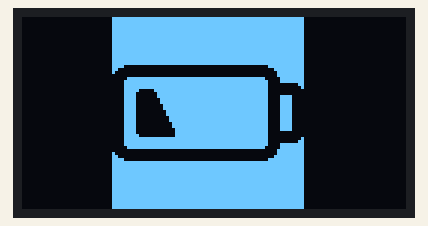
Simulated run of this sketch. Board: Arduino Uno, built with avr-gcc and run on an emulated ATmega328P. On the bench: 128×64 one-colour display.

Above: at 0.1 s.
At 5.2 s:
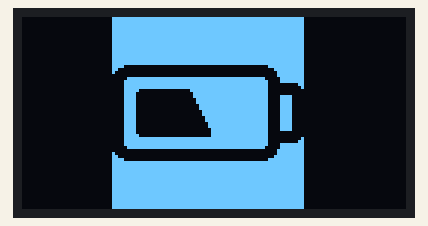
At 10.2 s:
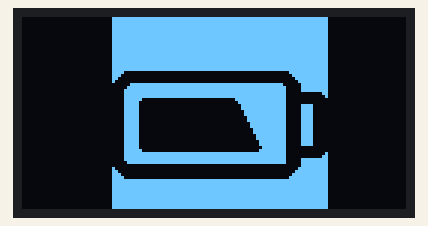
At 15.2 s:
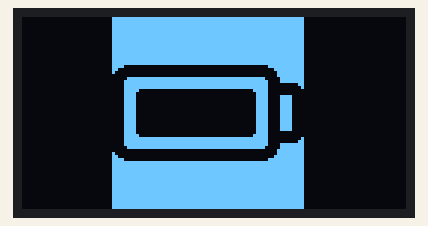

The sketch:

Tugas_Prak_MCU_10.2_sidiq_done.ino
```cpp
#include <SPI.h>
#include <Wire.h>
#include <Adafruit_GFX.h>
#include <Adafruit_SSD1306.h>

#define SCREEN_WIDTH 128 // OLED display lebar dalam piksel
#define SCREEN_HEIGHT 64 // OLED display tinggi dalam piksel

// Declaration for an SSD1306 display connected to I2C (SDA, SCL pins)
#define OLED_RESET     -1 // Reset pin # (or -1 if sharing Arduino reset pin)
Adafruit_SSD1306 display(SCREEN_WIDTH, SCREEN_HEIGHT, &Wire, OLED_RESET);

//global variabel untuk membuat tulisan rata tengah
byte panjang, lebar;
int16_t  x, y;
uint16_t w, h;

// 'duaLimaa', 64x64px
const unsigned char duaLimaa [] PROGMEM = {
	0xff, 0xff, 0xff, 0xff, 0xff, 0xff, 0xff, 0xff, 0xff, 0xff, 0xff, 0xff, 0xff, 0xff, 0xff, 0xff,
	0xff, 0xff, 0xff, 0xff, 0xff, 0xff, 0xff, 0xff, 0xff, 0xff, 0xff, 0xff, 0xff, 0xff, 0xff, 0xff,
	0xff, 0xff, 0xff, 0xff, 0xff, 0xff, 0xff, 0xff, 0xff, 0xff, 0xff, 0xff, 0xff, 0xff, 0xff, 0xff,
	0xff, 0xff, 0xff, 0xff, 0xff, 0xff, 0xff, 0xff, 0xff, 0xff, 0xff, 0xff, 0xff, 0xff, 0xff, 0xff,
	0xff, 0xff, 0xff, 0xff, 0xff, 0xff, 0xff, 0xff, 0xff, 0xff, 0xff, 0xff, 0xff, 0xff, 0xff, 0xff,
	0xff, 0xff, 0xff, 0xff, 0xff, 0xff, 0xff, 0xff, 0xff, 0xff, 0xff, 0xff, 0xff, 0xff, 0xff, 0xff,
	0xff, 0xff, 0xff, 0xff, 0xff, 0xff, 0xff, 0xff, 0xff, 0xff, 0xff, 0xff, 0xff, 0xff, 0xff, 0xff,
	0xff, 0xff, 0xff, 0xff, 0xff, 0xff, 0xff, 0xff, 0xff, 0xff, 0xff, 0xff, 0xff, 0xff, 0xff, 0xff,
	0xf0, 0x00, 0x00, 0x00, 0x00, 0x00, 0x0f, 0xff, 0xc0, 0x00, 0x00, 0x00, 0x00, 0x00, 0x03, 0xff,
	0x80, 0x00, 0x00, 0x00, 0x00, 0x00, 0x01, 0xff, 0x00, 0x00, 0x00, 0x00, 0x00, 0x00, 0x01, 0xff,
	0x07, 0xff, 0xff, 0xff, 0xff, 0xff, 0xe0, 0xff, 0x0f, 0xff, 0xff, 0xff, 0xff, 0xff, 0xf0, 0xff,
	0x0f, 0xff, 0xff, 0xff, 0xff, 0xff, 0xf0, 0x03, 0x0f, 0xff, 0xff, 0xff, 0xff, 0xff, 0xf0, 0x01,
	0x0f, 0x83, 0xff, 0xff, 0xff, 0xff, 0xf0, 0x00, 0x0f, 0x01, 0xff, 0xff, 0xff, 0xff, 0xf0, 0x00,
	0x0f, 0x01, 0xff, 0xff, 0xff, 0xff, 0xf0, 0xf0, 0x0f, 0x00, 0xff, 0xff, 0xff, 0xff, 0xf0, 0xf0,
	0x0f, 0x00, 0xff, 0xff, 0xff, 0xff, 0xf0, 0xf0, 0x0f, 0x00, 0x7f, 0xff, 0xff, 0xff, 0xf0, 0xf0,
	0x0f, 0x00, 0x7f, 0xff, 0xff, 0xff, 0xf0, 0xf0, 0x0f, 0x00, 0x3f, 0xff, 0xff, 0xff, 0xf0, 0xf0,
	0x0f, 0x00, 0x3f, 0xff, 0xff, 0xff, 0xf0, 0xf0, 0x0f, 0x00, 0x1f, 0xff, 0xff, 0xff, 0xf0, 0xf0,
	0x0f, 0x00, 0x1f, 0xff, 0xff, 0xff, 0xf0, 0xf0, 0x0f, 0x00, 0x0f, 0xff, 0xff, 0xff, 0xf0, 0xf0,
	0x0f, 0x00, 0x0f, 0xff, 0xff, 0xff, 0xf0, 0xf0, 0x0f, 0x00, 0x07, 0xff, 0xff, 0xff, 0xf0, 0xf0,
	0x0f, 0x00, 0x07, 0xff, 0xff, 0xff, 0xf0, 0x00, 0x0f, 0x80, 0x07, 0xff, 0xff, 0xff, 0xf0, 0x00,
	0x0f, 0xff, 0xff, 0xff, 0xff, 0xff, 0xf0, 0x01, 0x0f, 0xff, 0xff, 0xff, 0xff, 0xff, 0xf0, 0x03,
	0x0f, 0xff, 0xff, 0xff, 0xff, 0xff, 0xf0, 0xff, 0x07, 0xff, 0xff, 0xff, 0xff, 0xff, 0xe0, 0xff,
	0x00, 0x00, 0x00, 0x00, 0x00, 0x00, 0x01, 0xff, 0x80, 0x00, 0x00, 0x00, 0x00, 0x00, 0x01, 0xff,
	0xc0, 0x00, 0x00, 0x00, 0x00, 0x00, 0x03, 0xff, 0xf0, 0x00, 0x00, 0x00, 0x00, 0x00, 0x0f, 0xff,
	0xff, 0xff, 0xff, 0xff, 0xff, 0xff, 0xff, 0xff, 0xff, 0xff, 0xff, 0xff, 0xff, 0xff, 0xff, 0xff,
	0xff, 0xff, 0xff, 0xff, 0xff, 0xff, 0xff, 0xff, 0xff, 0xff, 0xff, 0xff, 0xff, 0xff, 0xff, 0xff,
	0xff, 0xff, 0xff, 0xff, 0xff, 0xff, 0xff, 0xff, 0xff, 0xff, 0xff, 0xff, 0xff, 0xff, 0xff, 0xff,
	0xff, 0xff, 0xff, 0xff, 0xff, 0xff, 0xff, 0xff, 0xff, 0xff, 0xff, 0xff, 0xff, 0xff, 0xff, 0xff,
	0xff, 0xff, 0xff, 0xff, 0xff, 0xff, 0xff, 0xff, 0xff, 0xff, 0xff, 0xff, 0xff, 0xff, 0xff, 0xff,
	0xff, 0xff, 0xff, 0xff, 0xff, 0xff, 0xff, 0xff, 0xff, 0xff, 0xff, 0xff, 0xff, 0xff, 0xff, 0xff,
	0xff, 0xff, 0xff, 0xff, 0xff, 0xff, 0xff, 0xff, 0xff, 0xff, 0xff, 0xff, 0xff, 0xff, 0xff, 0xff,
	0xff, 0xff, 0xff, 0xff, 0xff, 0xff, 0xff, 0xff, 0xff, 0xff, 0xff, 0xff, 0xff, 0xff, 0xff, 0xff
};

// 'limaPuluhh', 64x64px
const unsigned char limaPuluhh [] PROGMEM = {
	0xff, 0xff, 0xff, 0xff, 0xff, 0xff, 0xff, 0xff, 0xff, 0xff, 0xff, 0xff, 0xff, 0xff, 0xff, 0xff,
	0xff, 0xff, 0xff, 0xff, 0xff, 0xff, 0xff, 0xff, 0xff, 0xff, 0xff, 0xff, 0xff, 0xff, 0xff, 0xff,
	0xff, 0xff, 0xff, 0xff, 0xff, 0xff, 0xff, 0xff, 0xff, 0xff, 0xff, 0xff, 0xff, 0xff, 0xff, 0xff,
	0xff, 0xff, 0xff, 0xff, 0xff, 0xff, 0xff, 0xff, 0xff, 0xff, 0xff, 0xff, 0xff, 0xff, 0xff, 0xff,
	0xff, 0xff, 0xff, 0xff, 0xff, 0xff, 0xff, 0xff, 0xff, 0xff, 0xff, 0xff, 0xff, 0xff, 0xff, 0xff,
	0xff, 0xff, 0xff, 0xff, 0xff, 0xff, 0xff, 0xff, 0xff, 0xff, 0xff, 0xff, 0xff, 0xff, 0xff, 0xff,
	0xff, 0xff, 0xff, 0xff, 0xff, 0xff, 0xff, 0xff, 0xff, 0xff, 0xff, 0xff, 0xff, 0xff, 0xff, 0xff,
	0xff, 0xff, 0xff, 0xff, 0xff, 0xff, 0xff, 0xff, 0xff, 0xff, 0xff, 0xff, 0xff, 0xff, 0xff, 0xff,
	0xf0, 0x00, 0x00, 0x00, 0x00, 0x00, 0x0f, 0xff, 0xc0, 0x00, 0x00, 0x00, 0x00, 0x00, 0x03, 0xff,
	0x80, 0x00, 0x00, 0x00, 0x00, 0x00, 0x01, 0xff, 0x00, 0x00, 0x00, 0x00, 0x00, 0x00, 0x01, 0xff,
	0x07, 0xff, 0xff, 0xff, 0xff, 0xff, 0xe0, 0xff, 0x0f, 0xff, 0xff, 0xff, 0xff, 0xff, 0xf0, 0xff,
	0x0f, 0xff, 0xff, 0xff, 0xff, 0xff, 0xf0, 0x03, 0x0f, 0xff, 0xff, 0xff, 0xff, 0xff, 0xf0, 0x01,
	0x0f, 0x80, 0x00, 0x3f, 0xff, 0xff, 0xf0, 0x00, 0x0f, 0x00, 0x00, 0x1f, 0xff, 0xff, 0xf0, 0x00,
	0x0f, 0x00, 0x00, 0x1f, 0xff, 0xff, 0xf0, 0xf0, 0x0f, 0x00, 0x00, 0x0f, 0xff, 0xff, 0xf0, 0xf0,
	0x0f, 0x00, 0x00, 0x0f, 0xff, 0xff, 0xf0, 0xf0, 0x0f, 0x00, 0x00, 0x07, 0xff, 0xff, 0xf0, 0xf0,
	0x0f, 0x00, 0x00, 0x07, 0xff, 0xff, 0xf0, 0xf0, 0x0f, 0x00, 0x00, 0x03, 0xff, 0xff, 0xf0, 0xf0,
	0x0f, 0x00, 0x00, 0x03, 0xff, 0xff, 0xf0, 0xf0, 0x0f, 0x00, 0x00, 0x01, 0xff, 0xff, 0xf0, 0xf0,
	0x0f, 0x00, 0x00, 0x01, 0xff, 0xff, 0xf0, 0xf0, 0x0f, 0x00, 0x00, 0x00, 0xff, 0xff, 0xf0, 0xf0,
	0x0f, 0x00, 0x00, 0x00, 0xff, 0xff, 0xf0, 0xf0, 0x0f, 0x00, 0x00, 0x00, 0x7f, 0xff, 0xf0, 0xf0,
	0x0f, 0x00, 0x00, 0x00, 0x7f, 0xff, 0xf0, 0x00, 0x0f, 0x80, 0x00, 0x00, 0x7f, 0xff, 0xf0, 0x00,
	0x0f, 0xff, 0xff, 0xff, 0xff, 0xff, 0xf0, 0x01, 0x0f, 0xff, 0xff, 0xff, 0xff, 0xff, 0xf0, 0x03,
	0x0f, 0xff, 0xff, 0xff, 0xff, 0xff, 0xf0, 0xff, 0x07, 0xff, 0xff, 0xff, 0xff, 0xff, 0xe0, 0xff,
	0x00, 0x00, 0x00, 0x00, 0x00, 0x00, 0x01, 0xff, 0x80, 0x00, 0x00, 0x00, 0x00, 0x00, 0x01, 0xff,
	0xc0, 0x00, 0x00, 0x00, 0x00, 0x00, 0x03, 0xff, 0xf0, 0x00, 0x00, 0x00, 0x00, 0x00, 0x0f, 0xff,
	0xff, 0xff, 0xff, 0xff, 0xff, 0xff, 0xff, 0xff, 0xff, 0xff, 0xff, 0xff, 0xff, 0xff, 0xff, 0xff,
	0xff, 0xff, 0xff, 0xff, 0xff, 0xff, 0xff, 0xff, 0xff, 0xff, 0xff, 0xff, 0xff, 0xff, 0xff, 0xff,
	0xff, 0xff, 0xff, 0xff, 0xff, 0xff, 0xff, 0xff, 0xff, 0xff, 0xff, 0xff, 0xff, 0xff, 0xff, 0xff,
	0xff, 0xff, 0xff, 0xff, 0xff, 0xff, 0xff, 0xff, 0xff, 0xff, 0xff, 0xff, 0xff, 0xff, 0xff, 0xff,
	0xff, 0xff, 0xff, 0xff, 0xff, 0xff, 0xff, 0xff, 0xff, 0xff, 0xff, 0xff, 0xff, 0xff, 0xff, 0xff,
	0xff, 0xff, 0xff, 0xff, 0xff, 0xff, 0xff, 0xff, 0xff, 0xff, 0xff, 0xff, 0xff, 0xff, 0xff, 0xff,
	0xff, 0xff, 0xff, 0xff, 0xff, 0xff, 0xff, 0xff, 0xff, 0xff, 0xff, 0xff, 0xff, 0xff, 0xff, 0xff,
	0xff, 0xff, 0xff, 0xff, 0xff, 0xff, 0xff, 0xff, 0xff, 0xff, 0xff, 0xff, 0xff, 0xff, 0xff, 0xff
};

// 'tujuhLimaa', 72x72px
const unsigned char tujuhLimaa [] PROGMEM = {
	0xff, 0xff, 0xff, 0xff, 0xff, 0xff, 0xff, 0xff, 0xff, 0xff, 0xff, 0xff, 0xff, 0xff, 0xff, 0xff,
	0xff, 0xff, 0xff, 0xff, 0xff, 0xff, 0xff, 0xff, 0xff, 0xff, 0xff, 0xff, 0xff, 0xff, 0xff, 0xff,
	0xff, 0xff, 0xff, 0xff, 0xff, 0xff, 0xff, 0xff, 0xff, 0xff, 0xff, 0xff, 0xff, 0xff, 0xff, 0xff,
	0xff, 0xff, 0xff, 0xff, 0xff, 0xff, 0xff, 0xff, 0xff, 0xff, 0xff, 0xff, 0xff, 0xff, 0xff, 0xff,
	0xff, 0xff, 0xff, 0xff, 0xff, 0xff, 0xff, 0xff, 0xff, 0xff, 0xff, 0xff, 0xff, 0xff, 0xff, 0xff,
	0xff, 0xff, 0xff, 0xff, 0xff, 0xff, 0xff, 0xff, 0xff, 0xff, 0xff, 0xff, 0xff, 0xff, 0xff, 0xff,
	0xff, 0xff, 0xff, 0xff, 0xff, 0xff, 0xff, 0xff, 0xff, 0xff, 0xff, 0xff, 0xff, 0xff, 0xff, 0xff,
	0xff, 0xff, 0xff, 0xff, 0xff, 0xff, 0xff, 0xff, 0xff, 0xff, 0xff, 0xff, 0xff, 0xff, 0xff, 0xff,
	0xff, 0xff, 0xff, 0xff, 0xff, 0xff, 0xff, 0xff, 0xff, 0xff, 0xff, 0xff, 0xff, 0xff, 0xff, 0xff,
	0xff, 0xff, 0xff, 0xff, 0xff, 0xff, 0xff, 0xff, 0xff, 0xff, 0xff, 0xff, 0xff, 0xff, 0xff, 0xff,
	0xff, 0xff, 0xf0, 0x00, 0x00, 0x00, 0x00, 0x00, 0x00, 0x1f, 0xff, 0xe0, 0x00, 0x00, 0x00, 0x00,
	0x00, 0x00, 0x0f, 0xff, 0xc0, 0x00, 0x00, 0x00, 0x00, 0x00, 0x00, 0x07, 0xff, 0x80, 0x00, 0x00,
	0x00, 0x00, 0x00, 0x00, 0x03, 0xff, 0x03, 0xff, 0xff, 0xff, 0xff, 0xff, 0xff, 0x81, 0xff, 0x07,
	0xff, 0xff, 0xff, 0xff, 0xff, 0xff, 0xc1, 0xff, 0x0f, 0xff, 0xff, 0xff, 0xff, 0xff, 0xff, 0xc1,
	0xff, 0x0f, 0xff, 0xff, 0xff, 0xff, 0xff, 0xff, 0xc0, 0x03, 0x0f, 0xff, 0xff, 0xff, 0xff, 0xff,
	0xff, 0xc0, 0x01, 0x0f, 0xc0, 0x00, 0x00, 0x00, 0x7f, 0xff, 0xc0, 0x00, 0x0f, 0x80, 0x00, 0x00,
	0x00, 0x3f, 0xff, 0xc0, 0x00, 0x0f, 0x80, 0x00, 0x00, 0x00, 0x1f, 0xff, 0xc1, 0xe0, 0x0f, 0x80,
	0x00, 0x00, 0x00, 0x1f, 0xff, 0xc1, 0xe0, 0x0f, 0x80, 0x00, 0x00, 0x00, 0x0f, 0xff, 0xc1, 0xe0,
	0x0f, 0x80, 0x00, 0x00, 0x00, 0x0f, 0xff, 0xc1, 0xe0, 0x0f, 0x80, 0x00, 0x00, 0x00, 0x07, 0xff,
	0xc1, 0xe0, 0x0f, 0x80, 0x00, 0x00, 0x00, 0x07, 0xff, 0xc1, 0xe0, 0x0f, 0x80, 0x00, 0x00, 0x00,
	0x03, 0xff, 0xc1, 0xe0, 0x0f, 0x80, 0x00, 0x00, 0x00, 0x03, 0xff, 0xc1, 0xe0, 0x0f, 0x80, 0x00,
	0x00, 0x00, 0x01, 0xff, 0xc1, 0xe0, 0x0f, 0x80, 0x00, 0x00, 0x00, 0x01, 0xff, 0xc1, 0xe0, 0x0f,
	0x80, 0x00, 0x00, 0x00, 0x00, 0xff, 0xc1, 0xe0, 0x0f, 0x80, 0x00, 0x00, 0x00, 0x00, 0xff, 0xc1,
	0xe0, 0x0f, 0x80, 0x00, 0x00, 0x00, 0x00, 0x7f, 0xc1, 0xe0, 0x0f, 0x80, 0x00, 0x00, 0x00, 0x00,
	0x7f, 0xc1, 0xe0, 0x0f, 0x80, 0x00, 0x00, 0x00, 0x00, 0x3f, 0xc0, 0x00, 0x0f, 0xc0, 0x00, 0x00,
	0x00, 0x00, 0x7f, 0xc0, 0x00, 0x0f, 0xff, 0xff, 0xff, 0xff, 0xff, 0xff, 0xc0, 0x01, 0x0f, 0xff,
	0xff, 0xff, 0xff, 0xff, 0xff, 0xc0, 0x03, 0x0f, 0xff, 0xff, 0xff, 0xff, 0xff, 0xff, 0xc1, 0xff,
	0x07, 0xff, 0xff, 0xff, 0xff, 0xff, 0xff, 0xc1, 0xff, 0x00, 0x00, 0x00, 0x00, 0x00, 0x00, 0x00,
	0x01, 0xff, 0x80, 0x00, 0x00, 0x00, 0x00, 0x00, 0x00, 0x03, 0xff, 0xc0, 0x00, 0x00, 0x00, 0x00,
	0x00, 0x00, 0x07, 0xff, 0xe0, 0x00, 0x00, 0x00, 0x00, 0x00, 0x00, 0x0f, 0xff, 0xf0, 0x00, 0x00,
	0x00, 0x00, 0x00, 0x00, 0x1f, 0xff, 0xff, 0xff, 0xff, 0xff, 0xff, 0xff, 0xff, 0xff, 0xff, 0xff,
	0xff, 0xff, 0xff, 0xff, 0xff, 0xff, 0xff, 0xff, 0xff, 0xff, 0xff, 0xff, 0xff, 0xff, 0xff, 0xff,
	0xff, 0xff, 0xff, 0xff, 0xff, 0xff, 0xff, 0xff, 0xff, 0xff, 0xff, 0xff, 0xff, 0xff, 0xff, 0xff,
	0xff, 0xff, 0xff, 0xff, 0xff, 0xff, 0xff, 0xff, 0xff, 0xff, 0xff, 0xff, 0xff, 0xff, 0xff, 0xff,
	0xff, 0xff, 0xff, 0xff, 0xff, 0xff, 0xff, 0xff, 0xff, 0xff, 0xff, 0xff, 0xff, 0xff, 0xff, 0xff,
	0xff, 0xff, 0xff, 0xff, 0xff, 0xff, 0xff, 0xff, 0xff, 0xff, 0xff, 0xff, 0xff, 0xff, 0xff, 0xff,
	0xff, 0xff, 0xff, 0xff, 0xff, 0xff, 0xff, 0xff, 0xff, 0xff, 0xff, 0xff, 0xff, 0xff, 0xff, 0xff,
	0xff, 0xff, 0xff, 0xff, 0xff, 0xff, 0xff, 0xff, 0xff, 0xff, 0xff, 0xff, 0xff, 0xff, 0xff, 0xff,
	0xff, 0xff, 0xff, 0xff, 0xff, 0xff, 0xff, 0xff, 0xff, 0xff, 0xff, 0xff, 0xff, 0xff, 0xff, 0xff,
	0xff, 0xff, 0xff, 0xff, 0xff, 0xff, 0xff, 0xff, 0xff, 0xff, 0xff, 0xff, 0xff, 0xff, 0xff, 0xff,
	0xff, 0xff, 0xff, 0xff, 0xff, 0xff, 0xff, 0xff
};

// 'seratuss', 64x64px
const unsigned char seratuss [] PROGMEM = {
	0xff, 0xff, 0xff, 0xff, 0xff, 0xff, 0xff, 0xff, 0xff, 0xff, 0xff, 0xff, 0xff, 0xff, 0xff, 0xff,
	0xff, 0xff, 0xff, 0xff, 0xff, 0xff, 0xff, 0xff, 0xff, 0xff, 0xff, 0xff, 0xff, 0xff, 0xff, 0xff,
	0xff, 0xff, 0xff, 0xff, 0xff, 0xff, 0xff, 0xff, 0xff, 0xff, 0xff, 0xff, 0xff, 0xff, 0xff, 0xff,
	0xff, 0xff, 0xff, 0xff, 0xff, 0xff, 0xff, 0xff, 0xff, 0xff, 0xff, 0xff, 0xff, 0xff, 0xff, 0xff,
	0xff, 0xff, 0xff, 0xff, 0xff, 0xff, 0xff, 0xff, 0xff, 0xff, 0xff, 0xff, 0xff, 0xff, 0xff, 0xff,
	0xff, 0xff, 0xff, 0xff, 0xff, 0xff, 0xff, 0xff, 0xff, 0xff, 0xff, 0xff, 0xff, 0xff, 0xff, 0xff,
	0xff, 0xff, 0xff, 0xff, 0xff, 0xff, 0xff, 0xff, 0xff, 0xff, 0xff, 0xff, 0xff, 0xff, 0xff, 0xff,
	0xff, 0xff, 0xff, 0xff, 0xff, 0xff, 0xff, 0xff, 0xff, 0xff, 0xff, 0xff, 0xff, 0xff, 0xff, 0xff,
	0xf0, 0x00, 0x00, 0x00, 0x00, 0x00, 0x0f, 0xff, 0xc0, 0x00, 0x00, 0x00, 0x00, 0x00, 0x03, 0xff,
	0x80, 0x00, 0x00, 0x00, 0x00, 0x00, 0x01, 0xff, 0x00, 0x00, 0x00, 0x00, 0x00, 0x00, 0x01, 0xff,
	0x07, 0xff, 0xff, 0xff, 0xff, 0xff, 0xe0, 0xff, 0x0f, 0xff, 0xff, 0xff, 0xff, 0xff, 0xf0, 0xff,
	0x0f, 0xff, 0xff, 0xff, 0xff, 0xff, 0xf0, 0x03, 0x0f, 0xff, 0xff, 0xff, 0xff, 0xff, 0xf0, 0x01,
	0x0f, 0x80, 0x00, 0x00, 0x00, 0x01, 0xf0, 0x00, 0x0f, 0x00, 0x00, 0x00, 0x00, 0x00, 0xf0, 0x00,
	0x0f, 0x00, 0x00, 0x00, 0x00, 0x00, 0xf0, 0xf0, 0x0f, 0x00, 0x00, 0x00, 0x00, 0x00, 0xf0, 0xf0,
	0x0f, 0x00, 0x00, 0x00, 0x00, 0x00, 0xf0, 0xf0, 0x0f, 0x00, 0x00, 0x00, 0x00, 0x00, 0xf0, 0xf0,
	0x0f, 0x00, 0x00, 0x00, 0x00, 0x00, 0xf0, 0xf0, 0x0f, 0x00, 0x00, 0x00, 0x00, 0x00, 0xf0, 0xf0,
	0x0f, 0x00, 0x00, 0x00, 0x00, 0x00, 0xf0, 0xf0, 0x0f, 0x00, 0x00, 0x00, 0x00, 0x00, 0xf0, 0xf0,
	0x0f, 0x00, 0x00, 0x00, 0x00, 0x00, 0xf0, 0xf0, 0x0f, 0x00, 0x00, 0x00, 0x00, 0x00, 0xf0, 0xf0,
	0x0f, 0x00, 0x00, 0x00, 0x00, 0x00, 0xf0, 0xf0, 0x0f, 0x00, 0x00, 0x00, 0x00, 0x00, 0xf0, 0xf0,
	0x0f, 0x00, 0x00, 0x00, 0x00, 0x00, 0xf0, 0x00, 0x0f, 0x80, 0x00, 0x00, 0x00, 0x01, 0xf0, 0x00,
	0x0f, 0xff, 0xff, 0xff, 0xff, 0xff, 0xf0, 0x01, 0x0f, 0xff, 0xff, 0xff, 0xff, 0xff, 0xf0, 0x03,
	0x0f, 0xff, 0xff, 0xff, 0xff, 0xff, 0xf0, 0xff, 0x07, 0xff, 0xff, 0xff, 0xff, 0xff, 0xe0, 0xff,
	0x00, 0x00, 0x00, 0x00, 0x00, 0x00, 0x01, 0xff, 0x80, 0x00, 0x00, 0x00, 0x00, 0x00, 0x01, 0xff,
	0xc0, 0x00, 0x00, 0x00, 0x00, 0x00, 0x03, 0xff, 0xf0, 0x00, 0x00, 0x00, 0x00, 0x00, 0x0f, 0xff,
	0xff, 0xff, 0xff, 0xff, 0xff, 0xff, 0xff, 0xff, 0xff, 0xff, 0xff, 0xff, 0xff, 0xff, 0xff, 0xff,
	0xff, 0xff, 0xff, 0xff, 0xff, 0xff, 0xff, 0xff, 0xff, 0xff, 0xff, 0xff, 0xff, 0xff, 0xff, 0xff,
	0xff, 0xff, 0xff, 0xff, 0xff, 0xff, 0xff, 0xff, 0xff, 0xff, 0xff, 0xff, 0xff, 0xff, 0xff, 0xff,
	0xff, 0xff, 0xff, 0xff, 0xff, 0xff, 0xff, 0xff, 0xff, 0xff, 0xff, 0xff, 0xff, 0xff, 0xff, 0xff,
	0xff, 0xff, 0xff, 0xff, 0xff, 0xff, 0xff, 0xff, 0xff, 0xff, 0xff, 0xff, 0xff, 0xff, 0xff, 0xff,
	0xff, 0xff, 0xff, 0xff, 0xff, 0xff, 0xff, 0xff, 0xff, 0xff, 0xff, 0xff, 0xff, 0xff, 0xff, 0xff,
	0xff, 0xff, 0xff, 0xff, 0xff, 0xff, 0xff, 0xff, 0xff, 0xff, 0xff, 0xff, 0xff, 0xff, 0xff, 0xff,
	0xff, 0xff, 0xff, 0xff, 0xff, 0xff, 0xff, 0xff, 0xff, 0xff, 0xff, 0xff, 0xff, 0xff, 0xff, 0xff
};

void setup() {
  Serial.begin(115200);
  if (!display.begin(SSD1306_SWITCHCAPVCC, 0x3C)) {
    Serial.println(F("SSD1306 allocation failed"));
    for (;;); // Don't proceed, loop forever
  }
  display.clearDisplay();

display.clearDisplay();
display.drawBitmap(30,0,duaLimaa,64,64,SSD1306_WHITE);
display.display();
delay(5000);

display.clearDisplay();
display.drawBitmap(30,0,limaPuluhh,64,64,SSD1306_WHITE);
display.display();
delay(5000);

display.clearDisplay();
display.drawBitmap(30,0,tujuhLimaa,72,72,SSD1306_WHITE);
display.display();
delay(5000);

display.clearDisplay();
display.drawBitmap(30,0,seratuss,64,64,SSD1306_WHITE);
display.display();
delay(5000);
}

void loop() {
}
```

Measured:
- what the display in image 1 shows lasts 5.0 s, from 5.1 s to 10.1 s
